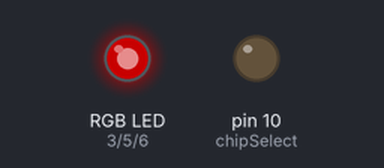
A sketch run on a simulated Arduino Uno, built with avr-gcc and run on an emulated ATmega328P. Parts: an RGB LED mixed from three pins (HIGH = lit), output pins drawn as LEDs (lit = HIGH). Dim RGB values are drawn brighter than linear; the local clock reads 2024-03-15 10:24:30 at power-on unless the sketch sets it; storage starts empty.

Above: at 0.2 s.
Timing chart, 0 to 22.8 s (numbered marks = the images above):
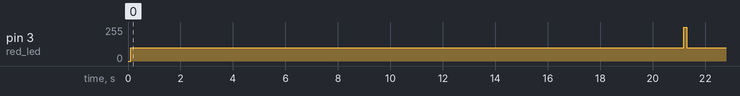

Measured:
- by itself, pin 3 (red_led): 0/255 → 100/255 at 0.11 s, → 255/255 21.1 s later, → 100/255 0.10 s later

The sketch:

Jerry4.0.ino
```cpp
/*UNDERWATER METAL DETECTOR - PROTOTYPE ONE MASTER PROGRAM
  DATE: SEPTEMBER 14TH, 2017
  DESCRIPTION: THIS PROGRAM IS TO LOG FREQUENCY AND HUMIDITY VALUES THAT CAN BE TRANSFERRED TO AN EXCEL FILE AND EVERY
  TIME YOU DISCONNECT AND RECONNECT THE POWER IT WILL SAVE A NEW FILE AS LONG AS IT IS A TWO DIGIT NUMBER. IT COLLECTS
  FREQUENCY AND HUMIDITY VALUES.
  Latest entry on July 4th, 2019
 */

/* ==================================== LIBRARIES ==================================== */

#include <FreqMeasure.h>
#include <SD.h> // SD card library
#include <DS3231.h> // real time clock library
//#include <DHT.h> // Temperature and humidity library

/* ================================= METAL DETECTOR ================================= */

// #define and const:
// According to Arduino official reference, const is prefered in most cases as they are almost the same.
const int blue_led = 6;
const int red_led = 3;
const int green_led = 5;
// use int for frequency, which is a float number, won't cause any errors. Will only get an integer instead of float number.
static int frequency = 0; // pin 49 --> PIN # IS IN LIBRARY

// use double instead of long refer to the official documentation. References: https://www.pjrc.com/teensy/td_libs_FreqMeasure.html
double sum = 0;
int count = 0;
const int avg = 20;
unsigned long dataSavedTime = 0;

/*================================== FREQUENCY THRESHOLD ====================================*/

//const int red=10;
//const int green=150;
//const int yellow=250;
//const int purple=400;
//const int lblue=550;
//const int whites=700;

const int red=50;
const int purple=450;

/*===================================== RTC ======================================*/

DS3231 rtc(SDA,SCL);

/* ================================= SD READER ================================== */

int chipSelect = 10; //chipSelect pin for the SD card Reader
File mySensorData; //Data object you will write your sensor data to
static String filename;

/* ==================================== DHT ===================================== */

// using const will use more dynamic memory so here we should keep using #define
//#define DHTPIN 9
//#define DHTTYPE DHT11 // DHT11 sensor is smaller and blue the DHT22 is the white/larger
//DHT dht(DHTPIN, DHTTYPE); // This means(pin plugged in, type which is "DHT11")

/* =========================== SET TIME ATTRIBUTE TO DATA FILES =========================== */

void dateTime(unsigned int* date, unsigned int* time) {
 // return date using FAT_DATE macro to format fields
 *date = FAT_DATE(rtc.getTime().year, rtc.getTime().mon, rtc.getTime().date);
 // return time using FAT_TIME macro to format fields
 *time = FAT_TIME(rtc.getTime().hour, rtc.getTime().min, rtc.getTime().sec);
}

/* =========================== VOID SETUP (RUN ONCE) =========================== */

void setup(){
  FreqMeasure.begin();
  pinMode(chipSelect, OUTPUT); //Must declare 10 an output and reserve it
  SD.begin(chipSelect); //Initialize the SD card reader
  pinMode(blue_led,OUTPUT);
  pinMode(red_led,OUTPUT);
  pinMode(green_led ,OUTPUT);
  rtc.begin();

//  Can uncomment lines below to reset/calibrate the data and time.
//  MUST comment the line begins with SdFile before or after uncomment the lines below. Sometimes without doing so will cause error to compile.
//  rtc.setTime(14, 44, 07); // Set/calibrate the time (24hr format, hh,mm,ss)
//  rtc.setDate(26, 6, 2019); // Set/calibrate the date to June 13th, 2019 (dd, mm, yyyy)

//  MUST comment the line below before or after uncomment the lines to set/calibrate the time. Sometimes without doing so will cause error to compile.
  SdFile::dateTimeCallback(dateTime); // call dateTime function to add time attribute to the files.

// CREATE A Folder and NEW FILE using ddhhmmss as the name
// If the real-time clock works properly then the code will use current time as the file name which is more efficient
// And if it doesn't work properly then the code will use increasing numbers as the file name which is less efficient

//  if (rtc.getTime().year > 2018){
//  String month = rtc.getMonthStr();
//  if(!SD.exists(month)){
//    // create a folder using current month as its name
//    SD.mkdir(month);
//  }
//  String timeString = rtc.getTimeStr();
//  String dateDay = rtc.getDateStr();
//  // the filename contains the full file path, such as "June/07112351"
//  // the file will be created inside the "month folder"
//  filename = month + '/' + dateDay[0] + dateDay[1] +timeString[0] + timeString[1] + timeString[3] + timeString[4] + timeString[6] + timeString[7] + ".csv";
//  }
//  else{

    for (uint8_t i = 1; i < 1000; i++){
      filename = "DATA-" + String(i) + ".csv";
    if (! SD.exists(filename)){
      // only open/create a new file if it doesn't exist
      mySensorData = SD.open(filename, FILE_WRITE);
      break;  // leave the loop!
      }
    }
//  }

  mySensorData = SD.open(filename, FILE_WRITE);
  mySensorData.println("UnderWater Metal Detector Data Logging Accessory Rev2.0\nDate of the test:,");
  mySensorData.println(rtc.getDateStr());
  mySensorData.println("Starting time:,");
  mySensorData.println(rtc.getTimeStr());
  mySensorData.println("Color range:,");
//  mySensorData.println("Red(10Hz) Green(150hz) Yellow(250Hz) Purple(400Hz) LightBlue(550Hz) LowWhite(700Hz)");
  mySensorData.println("Red(50Hz) Purple(450Hz) LowWhite(451Hz and higher)");
  mySensorData.println("\nTime,Frequency (Hz)");
//  mySensorData.println("\nTime,Frequency (Hz),Humidity (%),Temperature (Celsius)");
  mySensorData.close();
}

void loop() {
  // Measure the frequency
  // FreqMeasure needs "zero handling" method to determine if the frequency should be zero or not.
  // References: https://www.pjrc.com/teensy/td_libs_FreqMeasure.html
  if (FreqMeasure.available()) {
    // average several frequency readings together, refered to official documentation: https://www.pjrc.com/teensy/td_libs_FreqMeasure.html
    dataSavedTime = millis();
    sum = sum + FreqMeasure.read();
    count = count + 1;
    if (count > avg) {
      frequency = FreqMeasure.countToFrequency(sum / count);
      ledLIGHT();
      sdCard();
      reset();
    }
  }
  else if ( millis() - dataSavedTime > 100 ){
    // This is a Zero Handling.
    // Add calculation on how much time has passed since we could get data last time and then determine if we consider the frequency is 0.
    // In this statement means, it's already 160 milliseconds passed which is long enough for us to regard the frequency as 0.
    // And if the time that has passed is less than 160 milliseconds, then we do nothing.
    // Because this is most likely just the interval of the FreqMeasure function.
    frequency = 0;
    digitalWrite( blue_led, LOW);
    analogWrite( red_led, 100);
    digitalWrite( green_led, LOW);
    sdCard();
  }
  else{
    sdCard();
  }
}

/* =========================== Logs information on SD Card =========================== */

void sdCard(){
//  float h = dht.readHumidity(); //Read the humidity %
//  float t = dht.readTemperature(); //Read the temperature
  mySensorData = SD.open(filename, FILE_WRITE);
  mySensorData.print(rtc.getTimeStr());
  mySensorData.print(",");
  mySensorData.print(frequency); //Print Your results
//  mySensorData.print(",");
//  mySensorData.print(h);
//  mySensorData.print(",");
//  mySensorData.print(t);
  mySensorData.print("\n");
  mySensorData.close();
}

void reset(){
  count = 0;
  sum = 0;
}

/* =============================== Visual LED Alerts =============================== */

// Using if...else is more efficient than just if.
// Becasue we don't need to check every situation once the frequency is and will only be in one of the range at a time.
// And putting those most likely happend condition in first places will also make the code a little more efficient.

void ledLIGHT() {
  // frequency <= red, or yellow < frequency <= purple, or frequency > white may most likely to happen in real operation, so put them in the first place will make the if else statement more efficient.
  // Because when the frequency meets one of those 3 ranges, the code will excute the lines inside that situation then jump out of the whole if else statement.

  if (frequency <= red){ //Red - Noise
    digitalWrite( blue_led, LOW);
    digitalWrite( red_led, HIGH);
    digitalWrite( green_led, LOW);
  }
  else if ( (frequency <= purple) && (frequency > red) ){ //Purple
    digitalWrite( blue_led, HIGH);
    digitalWrite( red_led, HIGH);
    digitalWrite( green_led, LOW);
  }
  else { // White
    digitalWrite( blue_led, HIGH);
    digitalWrite( red_led, HIGH);
    digitalWrite( green_led, HIGH);
  }

//  if (frequency <= red){//Red - No Signal
//    digitalWrite( blue_led, LOW);
//    digitalWrite( red_led, HIGH);
//    digitalWrite( green_led, LOW);
//  }
//  else if ( (frequency <= purple) && (frequency > yellow) ){//Purple
//    digitalWrite( blue_led, HIGH);
//    digitalWrite( red_led, HIGH);
//    digitalWrite( green_led, LOW);
//  }
//  else if ( frequency > whites ){//Full White
//    digitalWrite( blue_led, HIGH);
//    digitalWrite( red_led, HIGH);
//    digitalWrite( green_led, HIGH);
//  }
//  else if ( (frequency <= green) && (frequency > red) ){//Green
//    digitalWrite( blue_led, LOW);
//    digitalWrite( red_led, LOW);
//    digitalWrite( green_led, HIGH);
//  }
//  else if ( (frequency <= yellow) && (frequency > green) ){//Yellow
//    digitalWrite(blue_led,LOW);
//    digitalWrite( red_led, HIGH);
//    digitalWrite( green_led, HIGH);
//  }
//  else if ( (frequency <= lblue)&& (frequency > purple) ){//Lightblue
//    digitalWrite( blue_led, HIGH);
//    digitalWrite( red_led, LOW);
//    digitalWrite( green_led, HIGH);
//  }
//  else {//Low White
//    analogWrite( blue_led, 200);
//    analogWrite( red_led, 100);
//    analogWrite( green_led, 200);
//  }
}
```
